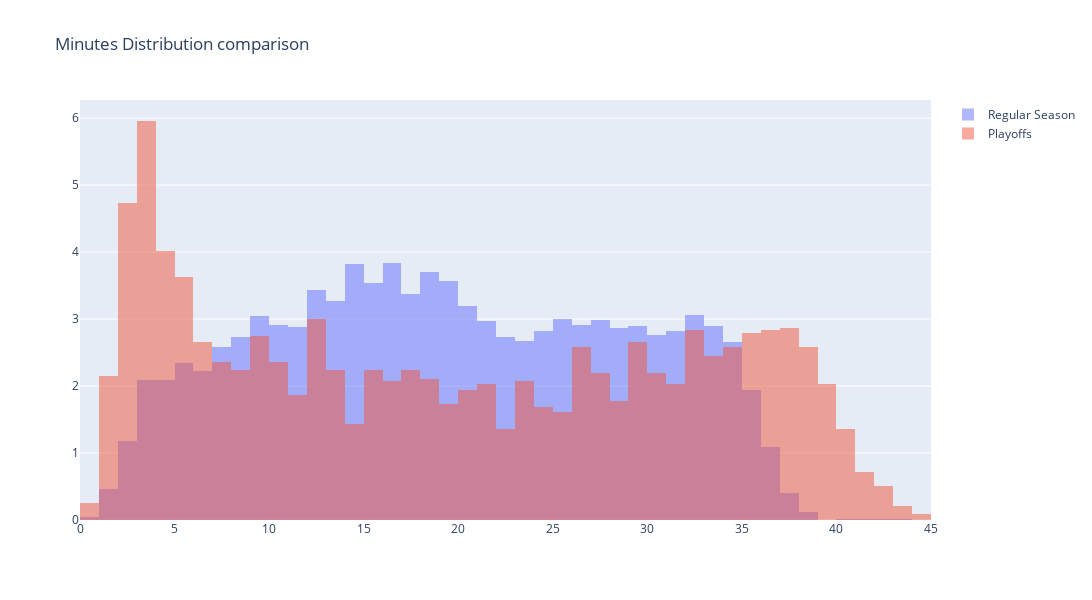

The code cell stored with this chart in its notebook:
### Code cell
fig = go.Figure()
fig.add_trace(go.Histogram(x=df_rs['MIN']/df_rs['GP'], histnorm='percent', name='Regular Season', xbins={'start':0,'end':45,'size':1}))
fig.add_trace(go.Histogram(x=df_ps['MIN']/df_ps['GP'], histnorm='percent', name='Playoffs',xbins={'start':0,'end':45,'size':1}))

fig.update_layout(barmode='overlay', height=600, width=1200)
fig.update_layout(title='Minutes Distribution comparison')
fig.update_traces(opacity=0.5)
fig.show()

### Figure 1 — Plotly figure (JSON) as saved in the notebook; plotly's stock layout.template omitted (floating-point values rounded to 4 significant figures; data arrays with more than 128 entries replaced by an {"elided": "..."} marker saying what was removed)
{"data": [{"histnorm": "percent", "name": "Regular Season", "opacity": 0.5, "type": "histogram", "x": {"elided": "5791 float values"}, "xbins": {"end": 45, "size": 1, "start": 0}}, {"histnorm": "percent", "name": "Playoffs", "opacity": 0.5, "type": "histogram", "x": {"elided": "2367 float values"}, "xbins": {"end": 45, "size": 1, "start": 0}}], "layout": {"barmode": "overlay", "height": 600, "title": {"text": "Minutes Distribution comparison"}, "width": 1200}}
